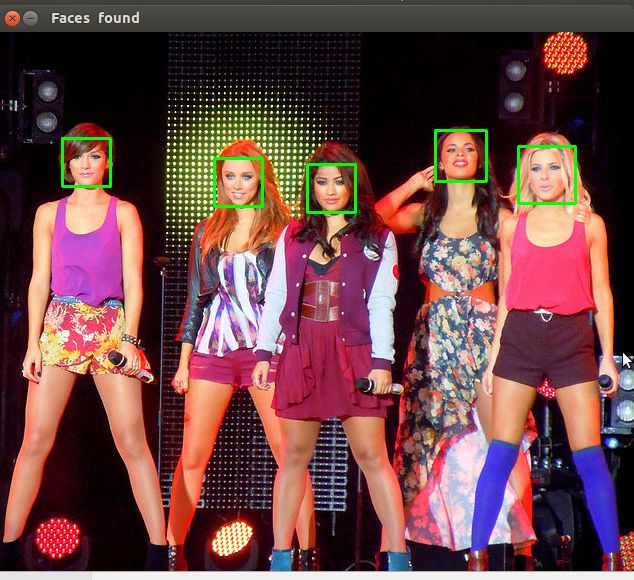
#> input picture examples/little_mix_right.jpg, 634 x 580 px
$ python extract_color_image.py examples/little_mix_right.jpg
#> lines starting #> are read from the running program, lines starting #| are printed output that depends on the picture; after the words box and inside, x2 and y2 are one past the last pixel; in counts of white or black regions, pixels touching at a corner belong together
import cv2 as cv
import numpy as np
import sys

imagePath = sys.argv[1]
frame = cv.imread(cv.samples.findFile(imagePath))
#> frame is the input picture: shape (580, 634, 3); mean B, G, R 71.1, 70.2, 109.2
#cap = cv.VideoCapture(0)

# Convert BGR to HSV - Hue Saturation Brightness
gray = cv.cvtColor(frame, cv.COLOR_BGR2GRAY)
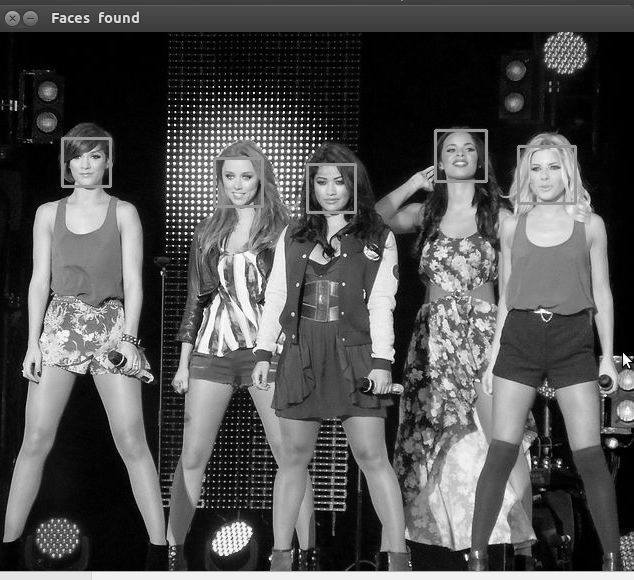
#> gray: shape (580, 634); min 0, max 255, mean 81.9
g2rgb = cv.cvtColor(gray, cv.COLOR_GRAY2BGR)
hsv = cv.cvtColor(g2rgb, cv.COLOR_BGR2HSV)
#> hsv: shape (580, 634, 3); mean H, S, V 0, 0, 81.9

# define range of blue color in HSV
#  lower_white = np.array([0,0,160], dtype=np.uint8)
#  upper_white = np.array([172,111,255], dtype=np.uint8)

lower_gray = np.array([0,0,200], dtype=np.uint8)
upper_white = np.array([0,0,255], dtype=np.uint8)

# Threshold the HSV image to get only blue colors
mask = cv.inRange(hsv, lower_gray, upper_white)
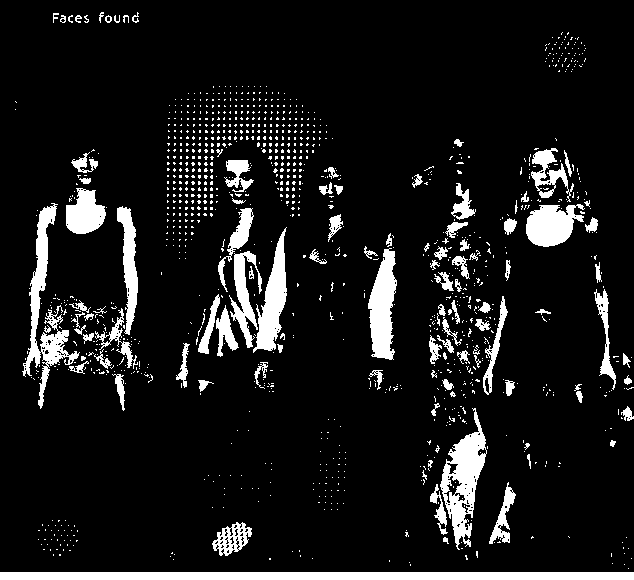
#> mask: shape (580, 634); 10% white; 1199 white regions (1092 under 20 px), largest, box (x1, y1, x2, y2) and area: (0, 572, 634, 580) 5072, (22, 203, 80, 409) 2826, (440, 408, 487, 550) 2779

# mask = cv.inRange(hsv, lower_white, upper_white)

# Bitwise-AND mask and original image
res = cv.bitwise_and(frame, frame, mask= mask)
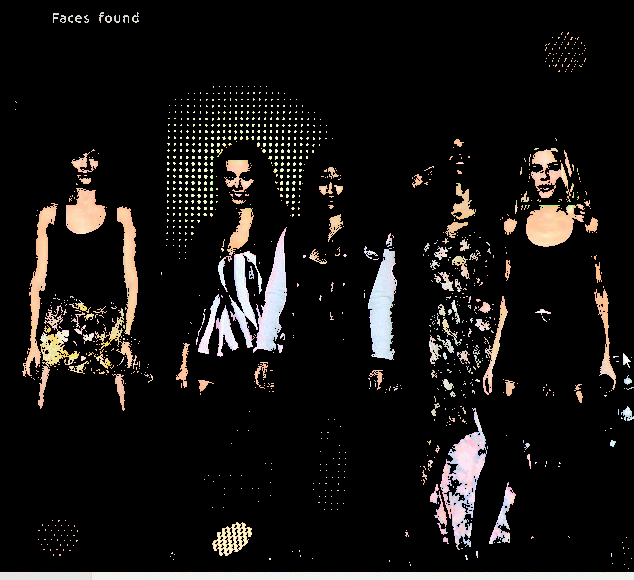
#> res: shape (580, 634, 3); mean B, G, R 20.2, 21.7, 23.8

cv.imshow('hsv',hsv)
#  cv.imshow('g2rgb',g2rgb)
#  cv.imshow('mask',mask)
cv.imshow('res',res)

cv.waitKey(0)
cv.destroyAllWindows()

$ run again, on examples/abba.png
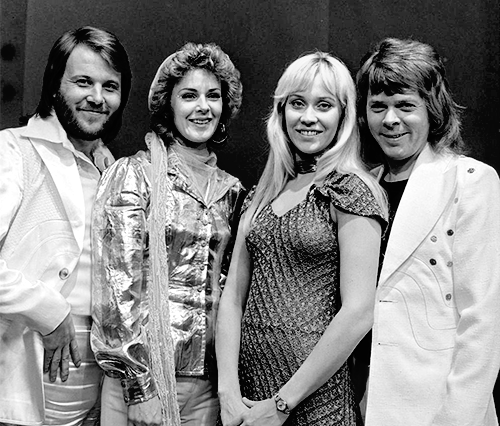
#> input picture examples/abba.png, 500 x 426 px
#> frame is the input picture: shape (426, 500, 3); min 0, max 255, mean 130.8
#> hsv: shape (426, 500, 3); mean H, S, V 0, 0, 130.8
#> `mask = cv.inRange(hsv, lower_gray, upper_white)`:
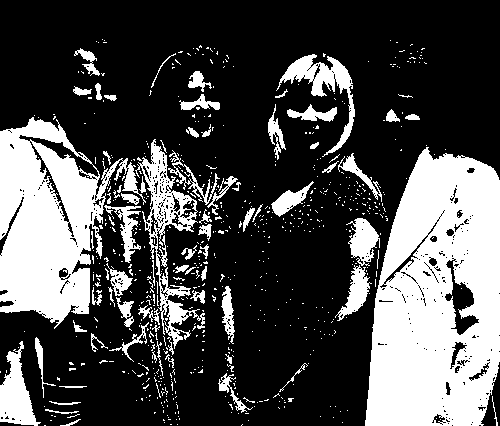
#> mask: shape (426, 500); 30% white; 708 white regions (635 under 20 px), largest, box (x1, y1, x2, y2) and area: (365, 147, 500, 426) 28698, (0, 117, 146, 329) 16075, (135, 139, 205, 349) 3338
#> `res = cv.bitwise_and(frame, frame, mask= mask)`:
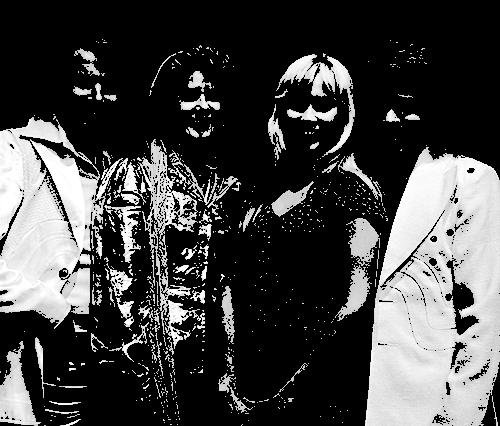
#> res: shape (426, 500, 3); min 0, max 255, mean 68
